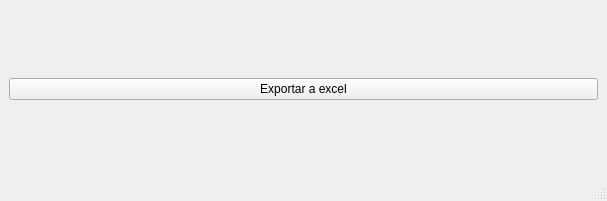
<?xml version="1.0" encoding="UTF-8"?>
<ui version="4.0">
 <class>MainWindow</class>
 <widget class="QMainWindow" name="MainWindow">
  <property name="geometry">
   <rect>
    <x>0</x>
    <y>0</y>
    <width>607</width>
    <height>201</height>
   </rect>
  </property>
  <property name="windowTitle">
   <string>MainWindow</string>
  </property>
  <widget class="QWidget" name="centralwidget">
   <layout class="QGridLayout" name="gridLayout">
    <item row="0" column="0">
     <widget class="QPushButton" name="pushButton">
      <property name="text">
       <string>Exportar a excel</string>
      </property>
     </widget>
    </item>
   </layout>
  </widget>
  <widget class="QMenuBar" name="menubar">
   <property name="geometry">
    <rect>
     <x>0</x>
     <y>0</y>
     <width>607</width>
     <height>21</height>
    </rect>
   </property>
  </widget>
  <widget class="QStatusBar" name="statusbar"/>
 </widget>
 <resources/>
 <connections/>
</ui>
